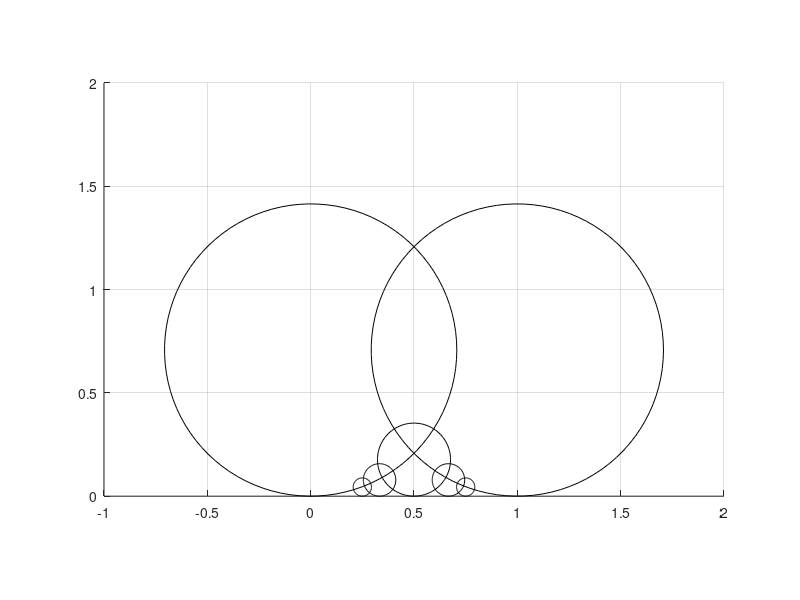

Write the MATLAB code that produced this figure.
% Program narise posplosene Fordove kroge:
% ulomku p/q ustreza krog z dotikaliscem v p/q
% in polmerom 1/(2hq^2)

h = sqrt(2)/2;
% h = 1; običajni Fordovi krogi

t = linspace(0,2*pi,100);

% C(0/1)
x_1 = (1/(2*h))*cos(t);
y_1 = 1/(2*h) + (1/(2*h))*sin(t);

% C(1,1)
x_2 = 1 + (1/(2*h))*cos(t);
y_2 = 1/(2*h) + (1/(2*h))*sin(t);

% C(1,2)
x_3 = 1/2 + (1/(8*h))*cos(t);
y_3 = 1/(8*h) + (1/(8*h))*sin(t);

% C(1,3)
x_4 = 1/3 + (1/(18*h))*cos(t);
y_4 = 1/(18*h) + (1/(18*h))*sin(t);

% C(2,3)
x_5 = 2/3 + (1/(18*h))*cos(t);
y_5 = 1/(18*h) + (1/(18*h))*sin(t);

% C(1,4)
x_6 = 1/4 + (1/(32*h))*cos(t);
y_6 = 1/(32*h) + (1/(32*h))*sin(t);

% C(3,4)
x_7 = 3/4 + (1/(32*h))*cos(t);
y_7 = 1/(32*h) + (1/(32*h))*sin(t);

hold on
axis equal
axis([-1,2,0,2]);
grid on
plot(x_1,y_1,'color', 'k') %k
plot(x_2,y_2,'color', 'k')
plot(x_3,y_3,'color', 'k') %b
plot(x_4,y_4,'color', 'k') %r
plot(x_5,y_5,'color', 'k')
plot(x_6,y_6,'color', 'k') %g
plot(x_7,y_7,'color', 'k')

hold off